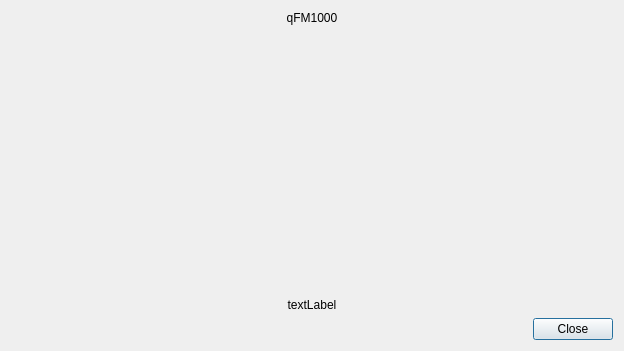
<?xml version="1.0" encoding="UTF-8"?>
<ui version="4.0">
    <class>About</class>
    <widget class="QDialog" name="aboutWindow">
        <property name="geometry">
            <rect>
                <x>0</x>
                <y>0</y>
                <width>624</width>
                <height>351</height>
            </rect>
        </property>
        <property name="windowTitle">
            <string>About...</string>
        </property>
        <property name="windowIcon">
            <iconset resource="../qfm1000.qrc">
                <normaloff>:/icons/application</normaloff>:/icons/application
            </iconset>
        </property>
        <layout class="QVBoxLayout" name="verticalLayout">
            <item>
                <widget class="QLabel" name="titleLabel">
                    <property name="text">
                        <string>qFM1000</string>
                    </property>
                    <property name="alignment">
                        <set>Qt::AlignCenter</set>
                    </property>
                </widget>
            </item>
            <item>
                <widget class="QLabel" name="imageLabel">
                    <property name="text">
                        <string/>
                    </property>
                    <property name="pixmap">
                        <pixmap>:/icons/about.svg</pixmap>
                    </property>
                    <property name="scaledContents">
                        <bool>false</bool>
                    </property>
                    <property name="alignment">
                        <set>Qt::AlignCenter</set>
                    </property>
                </widget>
            </item>
            <item>
                <spacer name="verticalSpacer">
                    <property name="orientation">
                        <enum>Qt::Vertical</enum>
                    </property>
                    <property name="sizeHint" stdset="0">
                        <size>
                            <width>20</width>
                            <height>40</height>
                        </size>
                    </property>
                </spacer>
            </item>
            <item>
                <widget class="QLabel" name="textLabel">
                    <property name="text">
                        <string>textLabel</string>
                    </property>
                    <property name="alignment">
                        <set>Qt::AlignCenter</set>
                    </property>
                </widget>
            </item>
            <item>
                <widget class="QDialogButtonBox" name="buttonBox">
                    <property name="standardButtons">
                        <set>QDialogButtonBox::Close</set>
                    </property>
                </widget>
            </item>
        </layout>
    </widget>
    <resources>
        <include location="../qfm1000.qrc"/>
    </resources>
    <connections/>
</ui>
